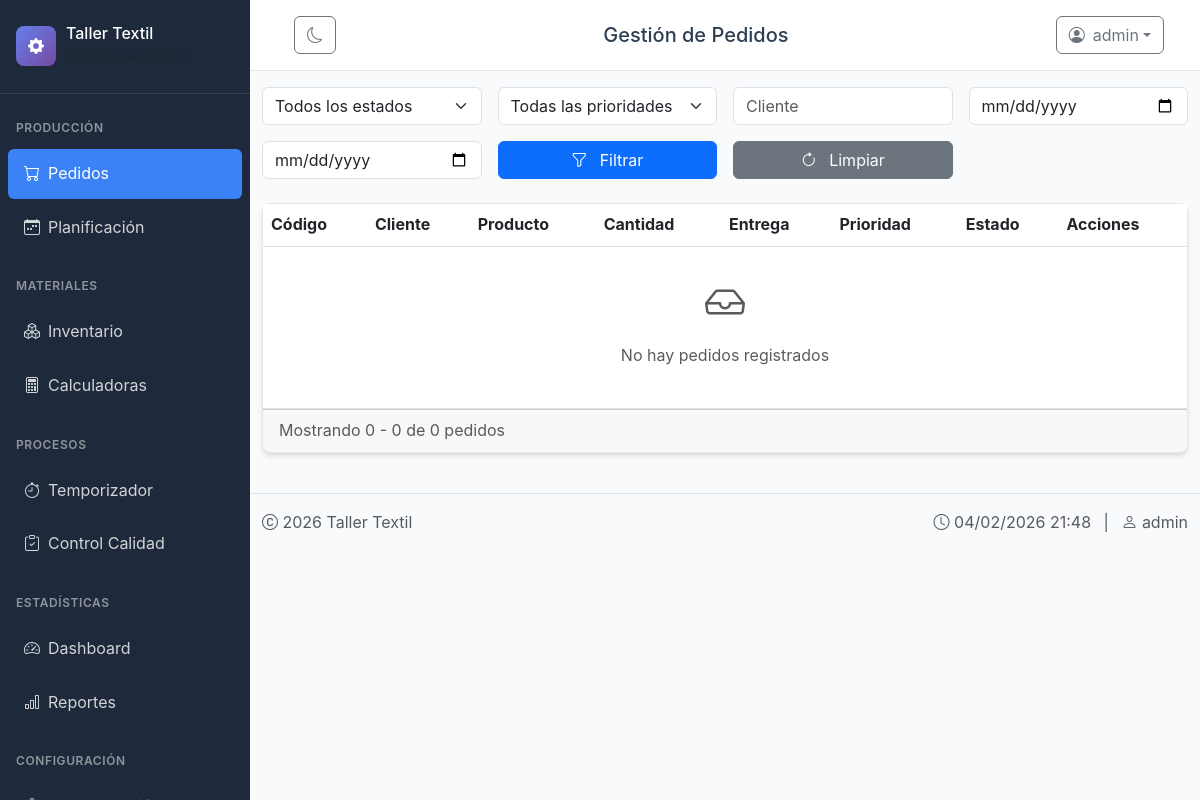
Page /pedidos/ (signed in) on the earlier database version.
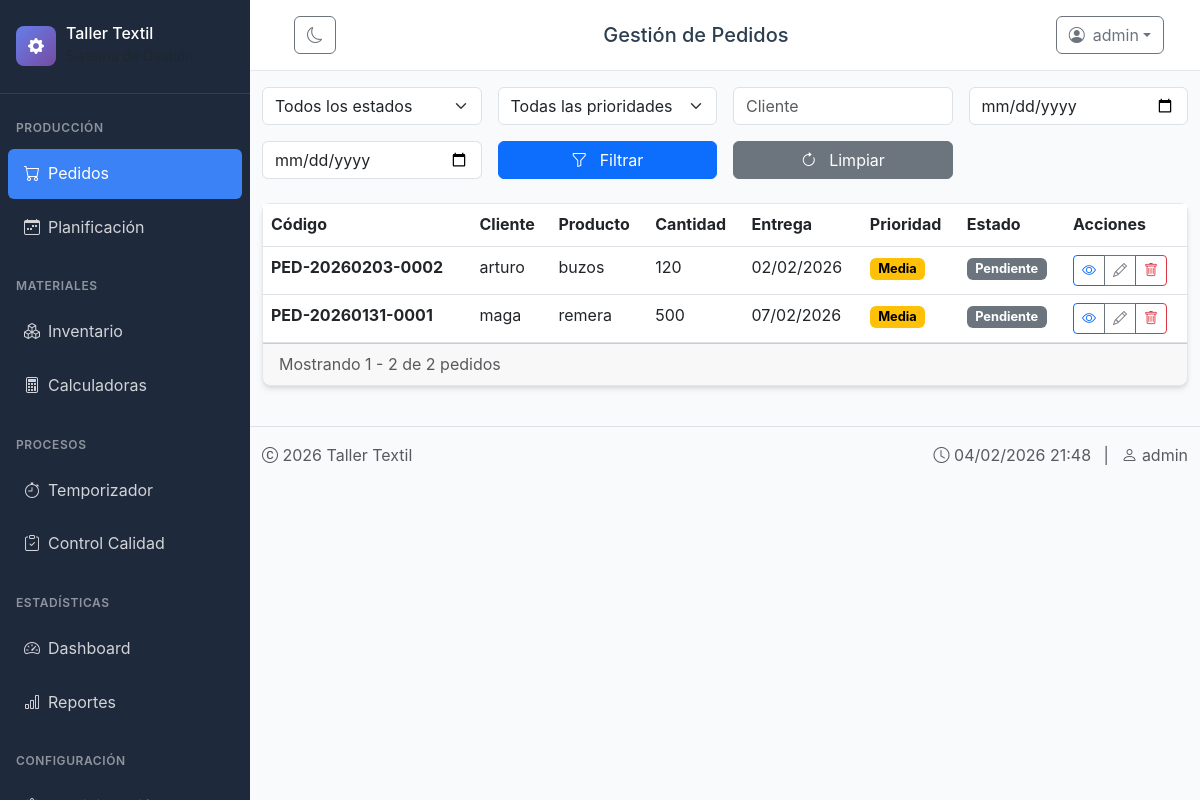
Same page on the later database version.
### produccion/models.py (models this page shows, shortened)
class Pedido(models.Model):
    ESTADO_CHOICES = [
        ('pendiente', ' Pendiente'),
        ('en_proceso', ' En Proceso'),
        ('completado', ' Completado'),
        ('cancelado', ' Cancelado'),
    ]
    PRIORIDAD_CHOICES = [
        (1, ' Baja'),
        (2, ' Media'),
        (3, ' Alta'),
        (4, ' Urgente'),
    ]
    codigo = models.CharField(max_length=50, unique=True, default=generar_codigo_pedido)
    cliente = models.CharField(max_length=100)
    contacto = models.CharField(max_length=100, blank=True)
    telefono = models.CharField(max_length=20, blank=True)
    email = models.EmailField(blank=True)
    producto = models.ForeignKey(Producto, on_delete=models.PROTECT)
    cantidad = models.PositiveIntegerField()
    fecha_pedido = models.DateField(auto_now_add=True)
    fecha_entrega = models.DateField(default=fecha_entrega_default)
    estado = models.CharField(max_length=20, choices=ESTADO_CHOICES, default='pendiente')
    prioridad = models.IntegerField(choices=PRIORIDAD_CHOICES, default=1)
    especificaciones = models.TextField(blank=True)
    observaciones = models.TextField(blank=True)
    archivo_diseno = models.FileField(upload_to='disenos/', blank=True, null=True)
    creado_por = models.ForeignKey(User, on_delete=models.SET_NULL, null=True, related_name='pedidos_creados')
    fecha_creacion = models.DateTimeField(auto_now_add=True)
    fecha_modificacion = models.DateTimeField(auto_now=True)
    class Meta:
        ordering = ['-fecha_creacion']
        verbose_name = 'Pedido'
        verbose_name_plural = 'Pedidos'

class Producto(models.Model):
    nombre = models.CharField(max_length=100)
    codigo = models.CharField(max_length=50, unique=True)
    descripcion = models.TextField(blank=True)
    costo_estimado = models.DecimalField(max_digits=10, decimal_places=2, default=0)
    precio_venta = models.DecimalField(max_digits=10, decimal_places=2, default=0)
    activo = models.BooleanField(default=True)
    class Meta:
        verbose_name = 'Producto'
        verbose_name_plural = 'Productos'

### produccion/views.py (the view)
# urls.py: path('pedidos/', PedidoListView.as_view(), name='pedido_list'),
class PedidoListView(LoginRequiredMixin, ListView):
    model = Pedido
    template_name = 'produccion/pedido_list.html'
    context_object_name = 'pedidos'
    paginate_by = 20
    def get_queryset(self):
        queryset = Pedido.objects.all().select_related('producto', 'creado_por')
        estado = self.request.GET.get('estado')
        prioridad = self.request.GET.get('prioridad')
        cliente = self.request.GET.get('cliente')
        fecha_desde = self.request.GET.get('fecha_desde')
        fecha_hasta = self.request.GET.get('fecha_hasta')
        orden_fecha = self.request.GET.get('orden_fecha', 'cercana')  # Nuevo: orden por fecha
        if estado:
            queryset = queryset.filter(estado=estado)
        if prioridad:
            queryset = queryset.filter(prioridad=prioridad)
        if cliente:
            queryset = queryset.filter(cliente__icontains=cliente)
        if fecha_desde:
            queryset = queryset.filter(fecha_entrega__gte=fecha_desde)
        if fecha_hasta:
            queryset = queryset.filter(fecha_entrega__lte=fecha_hasta)
        if orden_fecha == 'cercana':
            queryset = queryset.order_by('fecha_entrega')
        elif orden_fecha == 'lejana':
            queryset = queryset.order_by('-fecha_entrega')
        elif orden_fecha == 'reciente':
            queryset = queryset.order_by('-fecha_creacion')
        elif orden_fecha == 'antiguo':
            queryset = queryset.order_by('fecha_creacion')
        return queryset
    def get_context_data(self, **kwargs):
        context = super().get_context_data(**kwargs)
        context['estados'] = Pedido.ESTADO_CHOICES
        context['prioridades'] = Pedido.PRIORIDAD_CHOICES
        context['filtro_estado'] = self.request.GET.get('estado', '')
        context['filtro_prioridad'] = self.request.GET.get('prioridad', '')
        context['filtro_cliente'] = self.request.GET.get('cliente', '')
        context['filtro_fecha_desde'] = self.request.GET.get('fecha_desde', '')
        context['filtro_fecha_hasta'] = self.request.GET.get('fecha_hasta', '')
        context['filtro_orden_fecha'] = self.request.GET.get('orden_fecha', 'cercana')
        return context

### usuarios/context_processors.py (called while the page is built)
def empresa_context(request):
    context = {}
    if request.user.is_authenticated:
        try:
            profile = Profile.objects.get(user=request.user)
            if profile.company and profile.company.strip():
                context['empresa_nombre'] = profile.company
            else:
                context['empresa_nombre'] = "Taller Textil"  # Nombre por defecto
        except Profile.DoesNotExist:
            context['empresa_nombre'] = "Taller Textil"  # Nombre por defecto
    else:
        context['empresa_nombre'] = "Taller Textil"  # Nombre por defecto para usuarios no autenticados
    return context

### templates/produccion/pedido_list.html (shortened to what the changed rows need)
{% extends 'base.html' %}
{% block content %}
<div class="card">
    <div class="card-body p-0">
        <div class="table-responsive">
            <table class="table table-hover mb-0">
                <thead>
                    <tr>
                        <th>Código</th>
                        <th>Cliente</th>
                        <th>Producto</th>
                        <th>Cantidad</th>
                        <th>Entrega</th>
                        <th>Prioridad</th>
                        <th>Estado</th>
                        <th>Acciones</th>
                    </tr>
                </thead>
                <tbody>
                    {% for pedido in pedidos %}
                    <tr>
                        <td>
                            <span class="fw-bold">{{ pedido.codigo }}</span>
                        </td>
                        <td>{{ pedido.cliente }}</td>
                        <td>
                            {% if pedido.producto %}
                                {{ pedido.producto.nombre }}
                            {% else %}
                                <span class="text-muted">N/A</span>
                            {% endif %}
                        </td>
                        <td>{{ pedido.cantidad }}</td>
                        <td>
                            {% if pedido.fecha_entrega %}
                                {{ pedido.fecha_entrega|date:"d/m/Y" }}
                            {% endif %}
                        </td>
                        <td>
                            <span class="badge priority-badge priority-{{ pedido.prioridad }}">
                                {{ pedido.get_prioridad_display }}
                            </span>
                        </td>
                        <td>
                            <span class="badge status-badge status-{{ pedido.estado }}">
                                {{ pedido.get_estado_display }}
                            </span>
                        </td>
                        <td>
                            <div class="btn-group" role="group">
                                <a href="{% url 'pedido_detail' pk=pedido.pk %}" class="btn btn-sm btn-outline-primary" title="Ver detalle">
                                    <i class="bi bi-eye"></i>
                                </a>
                                <a href="{% url 'pedido_update' pk=pedido.pk %}" class="btn btn-sm btn-outline-secondary" title="Editar">
                                    <i class="bi bi-pencil"></i>
                                </a>
                                <button type="button" class="btn btn-sm btn-outline-danger"
                                    data-bs-toggle="modal" data-bs-target="#eliminarPedidoModal{{ pedido.pk }}"
                                    title="Eliminar pedido">
                                    <i class="bi bi-trash"></i>
                                </button>
                            </div>
                        </td>
                    </tr>
                    {% empty %}
                    <tr>
                        <td colspan="8" class="text-center py-4 text-muted">
                            <i class="bi bi-inbox fs-1"></i>
                            <p class="mt-2">No hay pedidos registrados</p>
                        </td>
                    </tr>
                    {% endfor %}
                </tbody>
            </table>
        </div>
    </div>
    <div class="card-footer">
        <div class="d-flex justify-content-between align-items-center">
            <div>
                <span class="text-muted">
                    Mostrando {{ page_obj.start_index }} - {{ page_obj.end_index }} de {{ paginator.count }} pedidos
                </span>
            </div>
        </div>
    </div>
</div>
{% endblock %}

Differences in the rows shown:
added Pedido: codigo "PED-20260203-0002", cliente "arturo", producto.nombre "buzos", cantidad "120", fecha_entrega "02/02/2026", prioridad "Media", estado "Pendiente"
added Pedido: codigo "PED-20260131-0001", cliente "maga", producto.nombre "remera", cantidad "500", fecha_entrega "07/02/2026", prioridad "Media", estado "Pendiente"
Other differences:
{{ page_obj.start_index }}: "0" → "1"
{{ page_obj.end_index }}: "0" → "2"
{{ paginator.count }}: "0" → "2"
text no longer shown: "No hay pedidos registrados"
